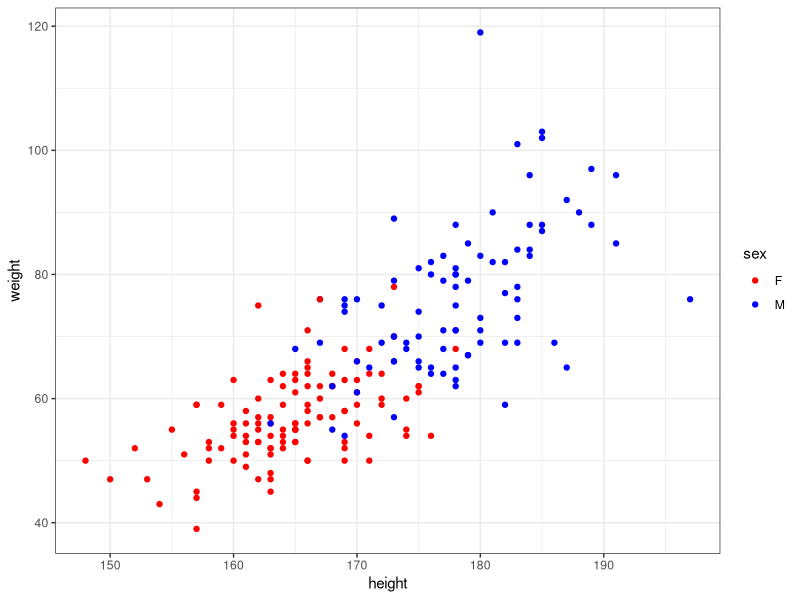
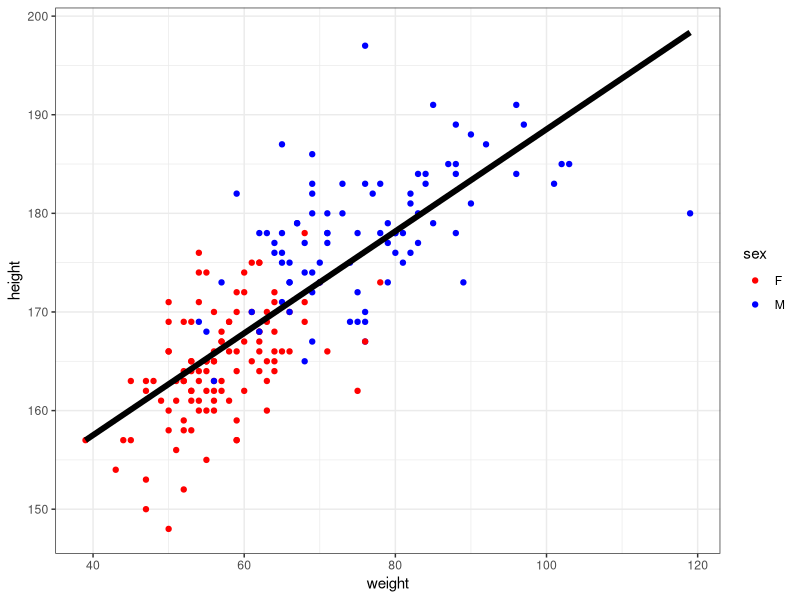
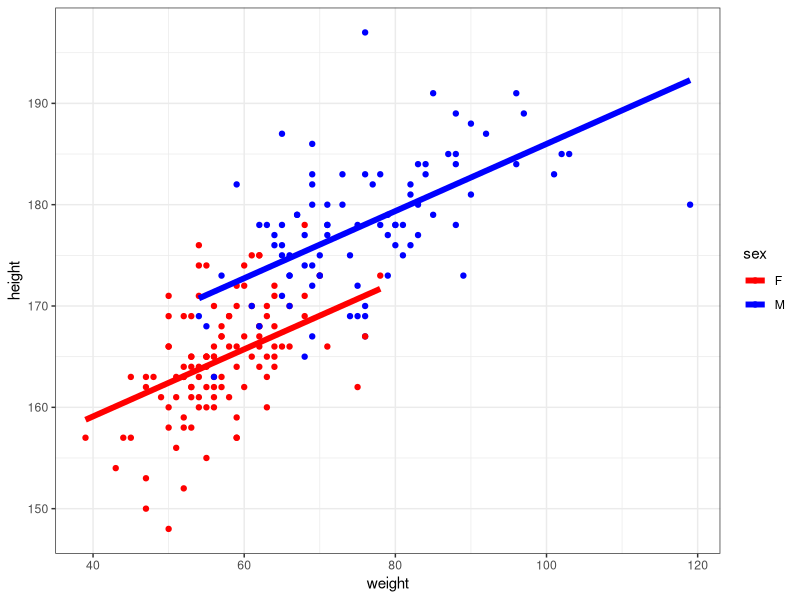
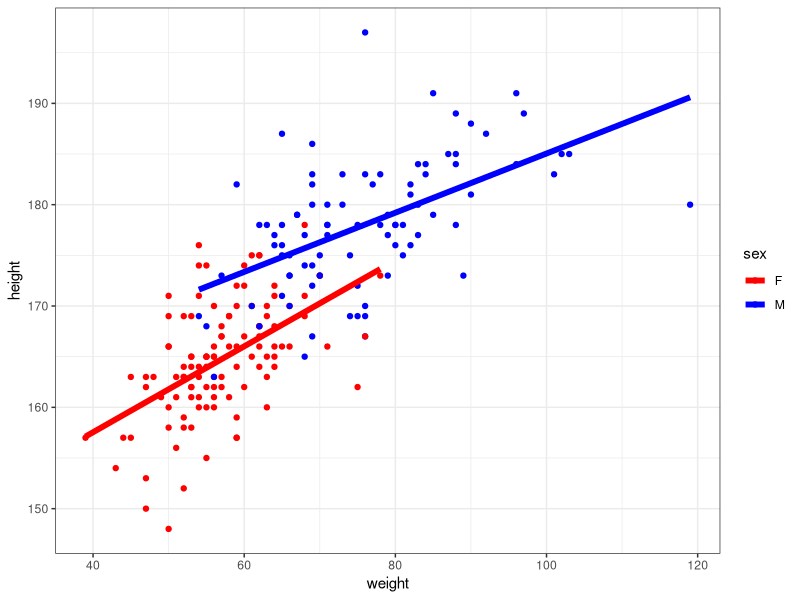
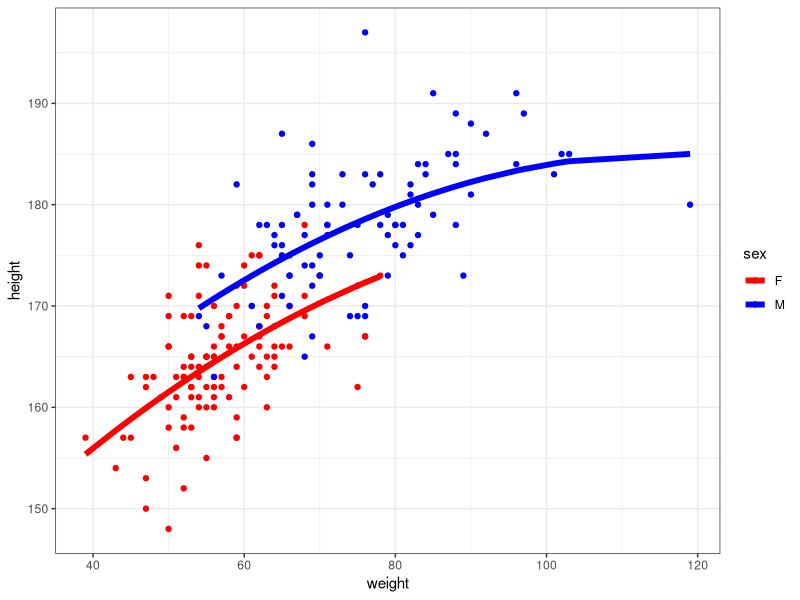
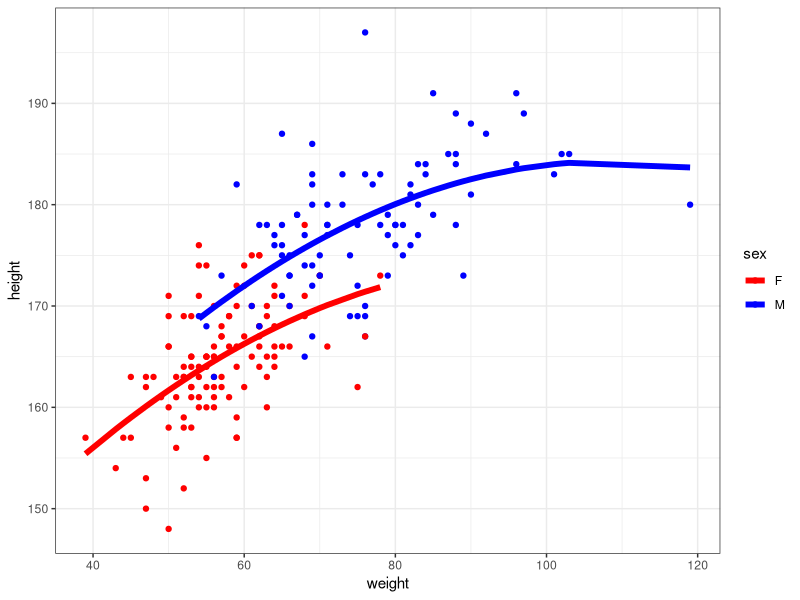

Here is the R script that generated these plots, in order:
## ---- chunk 1
knitr::opts_chunk$set(message=FALSE, cache=TRUE, warning=FALSE)
## ---- chunk 2
library(dplyr)
library(ggplot2)
library(reshape2)

#install.packages("car")
library("car")
data("Davis", package="car")

Davis = Davis %>%
  filter(height > 100)

## ---- chunk 3
ggplot(data = Davis, aes(x=height, y=weight, color = sex)) +
  geom_point() +
  theme_bw() +
  scale_color_manual(values = c("red", "blue"))

davis_model <- lm(weight ~ sex, data=Davis)
summary(davis_model)

t.test(Davis[Davis$sex=="F",]$weight, Davis[Davis$sex=="M",]$weight,
       var.equal=TRUE)
## ---- chunk 4
model1 <- lm(height ~ weight, data=Davis)
summary(model1)

davis_fitted = Davis
davis_fitted$fitted = model1$fitted.values
  
ggplot(data = Davis, aes(x=weight, y=height, color=sex)) +
  geom_point() +
  geom_line(data = davis_fitted, aes(x=weight, y=fitted),
            size=2, color="black") +
  scale_color_manual(values = c("red", "blue")) +
  theme_bw()
## ---- chunk 5
model2 <- lm(height ~ weight + sex, data=Davis)
summary(model2)

davis_fitted = Davis
davis_fitted$fitted = model2$fitted.values
  
ggplot(data = Davis, aes(x=weight, y=height, color=sex)) +
  geom_point() +
  geom_line(data = davis_fitted, aes(x=weight, y=fitted),
            size=2) +
  scale_color_manual(values = c("red", "blue")) +
  theme_bw()
## ---- chunk 6
model3 <- lm(height ~ weight + sex + weight*sex, data=Davis)
summary(model3)

davis_fitted = Davis
davis_fitted$fitted = model3$fitted.values
  
ggplot(data = Davis, aes(x=weight, y=height, color=sex)) +
  geom_point() +
  geom_line(data = davis_fitted, aes(x=weight, y=fitted),
            size=2) +
  scale_color_manual(values = c("red", "blue")) +
  theme_bw()
## ---- chunk 7
Davis_sq = Davis
Davis_sq$weight2 = Davis_sq$weight * Davis_sq$weight

model4 <- lm(height ~ weight + sex + weight2, data=Davis_sq)
summary(model4)

davis_fitted = Davis_sq
davis_fitted$fitted = model4$fitted.values
  
ggplot(data = Davis, aes(x=weight, y=height, color=sex)) +
  geom_point() +
  geom_line(data = davis_fitted, aes(x=weight, y=fitted),
            size=2) +
  scale_color_manual(values = c("red", "blue")) +
  theme_bw()
## ---- chunk 8
model5 <- lm(height ~ weight + sex + weight2 + weight*sex, data=Davis_sq)
summary(model5)

davis_fitted = Davis_sq
davis_fitted$fitted = model5$fitted.values
  
ggplot(data = Davis, aes(x=weight, y=height, color=sex)) +
  geom_point() +
  geom_line(data = davis_fitted, aes(x=weight, y=fitted),
            size=2) +
  scale_color_manual(values = c("red", "blue")) +
  theme_bw()
## ---- chunk 9
anova(model3)

anova(model5)
